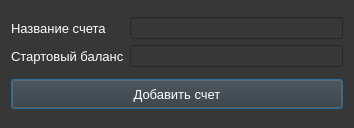
<?xml version="1.0" encoding="UTF-8"?>
<ui version="4.0">
 <class>Dialog</class>
 <widget class="QDialog" name="Dialog">
  <property name="geometry">
   <rect>
    <x>0</x>
    <y>0</y>
    <width>354</width>
    <height>128</height>
   </rect>
  </property>
  <property name="sizePolicy">
   <sizepolicy hsizetype="Fixed" vsizetype="Fixed">
    <horstretch>0</horstretch>
    <verstretch>0</verstretch>
   </sizepolicy>
  </property>
  <property name="minimumSize">
   <size>
    <width>354</width>
    <height>128</height>
   </size>
  </property>
  <property name="maximumSize">
   <size>
    <width>354</width>
    <height>128</height>
   </size>
  </property>
  <property name="windowTitle">
   <string>Dialog</string>
  </property>
  <property name="styleSheet">
   <string notr="true">background-color: rgb(55, 55, 55);
color: white</string>
  </property>
  <layout class="QVBoxLayout" name="verticalLayout_3">
   <item>
    <layout class="QHBoxLayout" name="horizontalLayout">
     <item>
      <layout class="QVBoxLayout" name="verticalLayout_2">
       <item>
        <widget class="QLabel" name="label">
         <property name="font">
          <font>
           <pointsize>10</pointsize>
          </font>
         </property>
         <property name="text">
          <string>Название счета</string>
         </property>
        </widget>
       </item>
       <item>
        <widget class="QLabel" name="label_2">
         <property name="font">
          <font>
           <pointsize>10</pointsize>
          </font>
         </property>
         <property name="text">
          <string>Стартовый баланс</string>
         </property>
        </widget>
       </item>
      </layout>
     </item>
     <item>
      <layout class="QVBoxLayout" name="verticalLayout">
       <item>
        <widget class="QLineEdit" name="name_account"/>
       </item>
       <item>
        <widget class="QLineEdit" name="start_balance"/>
       </item>
      </layout>
     </item>
    </layout>
   </item>
   <item>
    <widget class="QPushButton" name="add_account_button">
     <property name="sizePolicy">
      <sizepolicy hsizetype="Fixed" vsizetype="Fixed">
       <horstretch>0</horstretch>
       <verstretch>0</verstretch>
      </sizepolicy>
     </property>
     <property name="minimumSize">
      <size>
       <width>332</width>
       <height>30</height>
      </size>
     </property>
     <property name="maximumSize">
      <size>
       <width>332</width>
       <height>30</height>
      </size>
     </property>
     <property name="font">
      <font>
       <pointsize>10</pointsize>
      </font>
     </property>
     <property name="text">
      <string>Добавить счет</string>
     </property>
    </widget>
   </item>
  </layout>
 </widget>
 <resources/>
 <connections/>
</ui>
